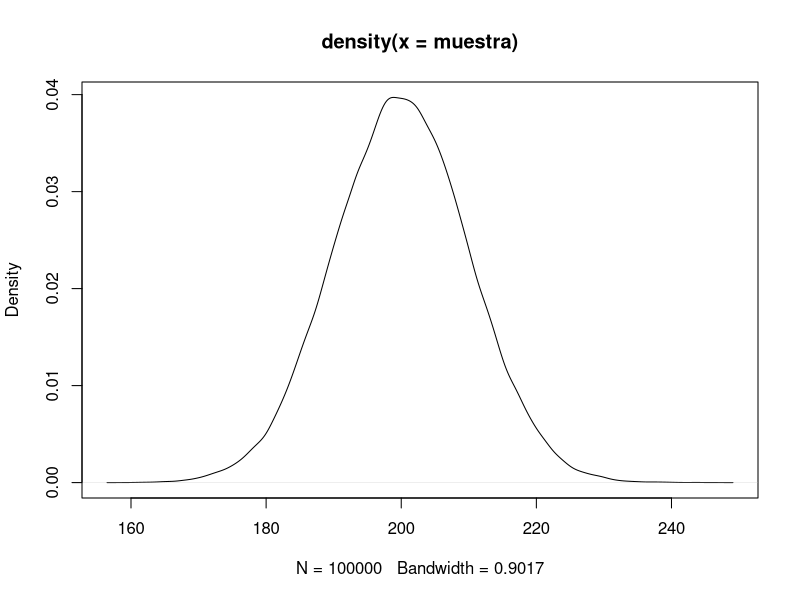
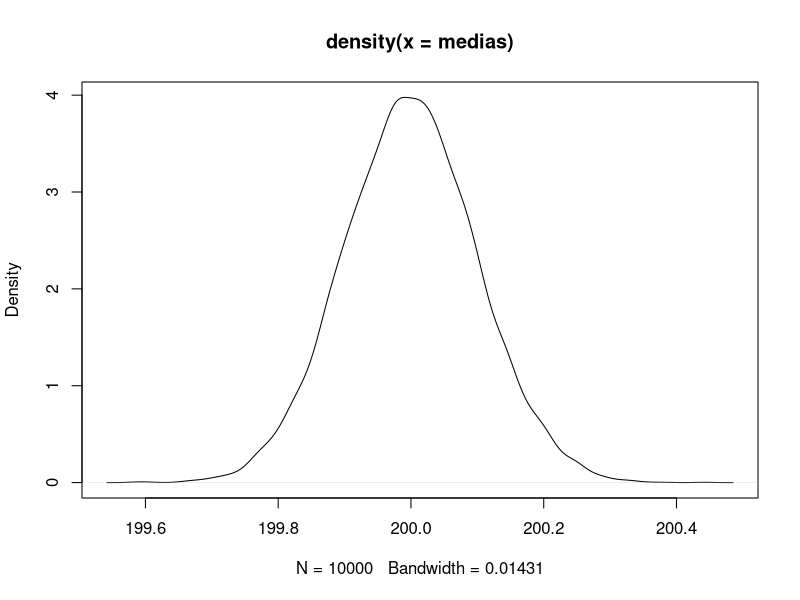
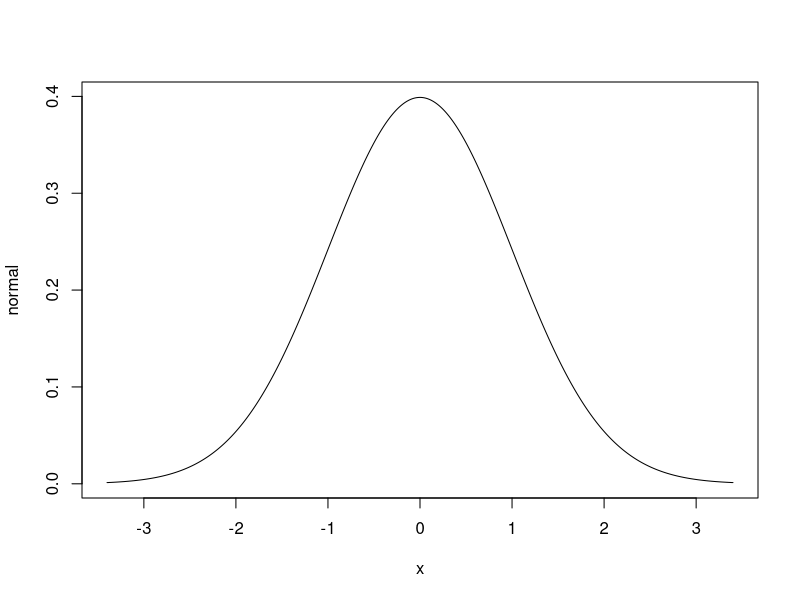
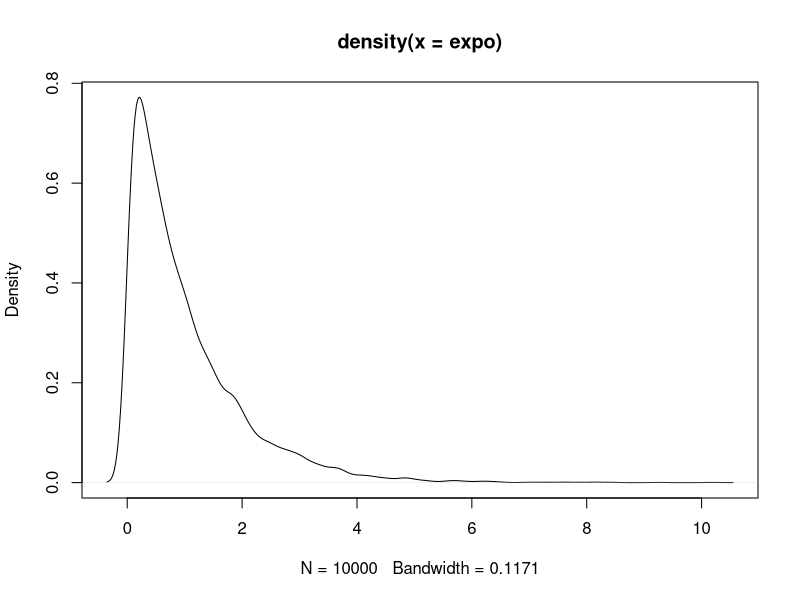

These figures' R source, in order:
# Distribución normal

muestra <- rnorm(100000, 200, 10)

a <- density(muestra)
plot(a)

estandar <- (muestra - mean(muestra))/sd(muestra)

sd(estandar)

# Probabilidad aproximada por simulación: P(X >= 215, o, X <= 185)

cuales <- muestra >= 215 | muestra <= 185
mean(cuales)


# Teorema del Límite Central

mu <- 200
sigma <- 10
n <- 50
universo <- rnorm(100000, mu, sigma)
variabless <- 1:n
base <- 1:n
muestras <- 100

        
for (i in 1:muestras) {
        variabless <- sample(universo, n)
        base <- data.frame(base, variabless)
}
colnames(base) <- c("x_i", paste0(rep("muestra", muestras),1:muestras))


head(base)
rm(base)


# Otra perspectiva

simulaciones <- 10000
medias <- 1:simulaciones
desvEst <- medias

for (i in 1:simulaciones) {
        medias[i] <- mean(rnorm(simulaciones, mu, sigma))
        desvEst[i] <- sd(rnorm(simulaciones, mu, sigma))
}

a <- density(medias)
plot(a)

# Distribución normal exacta
x <- seq(-3.4, 3.4, by = .01)
normal <- dnorm(x)

plot(x, normal, type = "line")

# Distribución exponencial

expo <- rexp(simulaciones, 1)

a <- density(expo)
plot(a)
